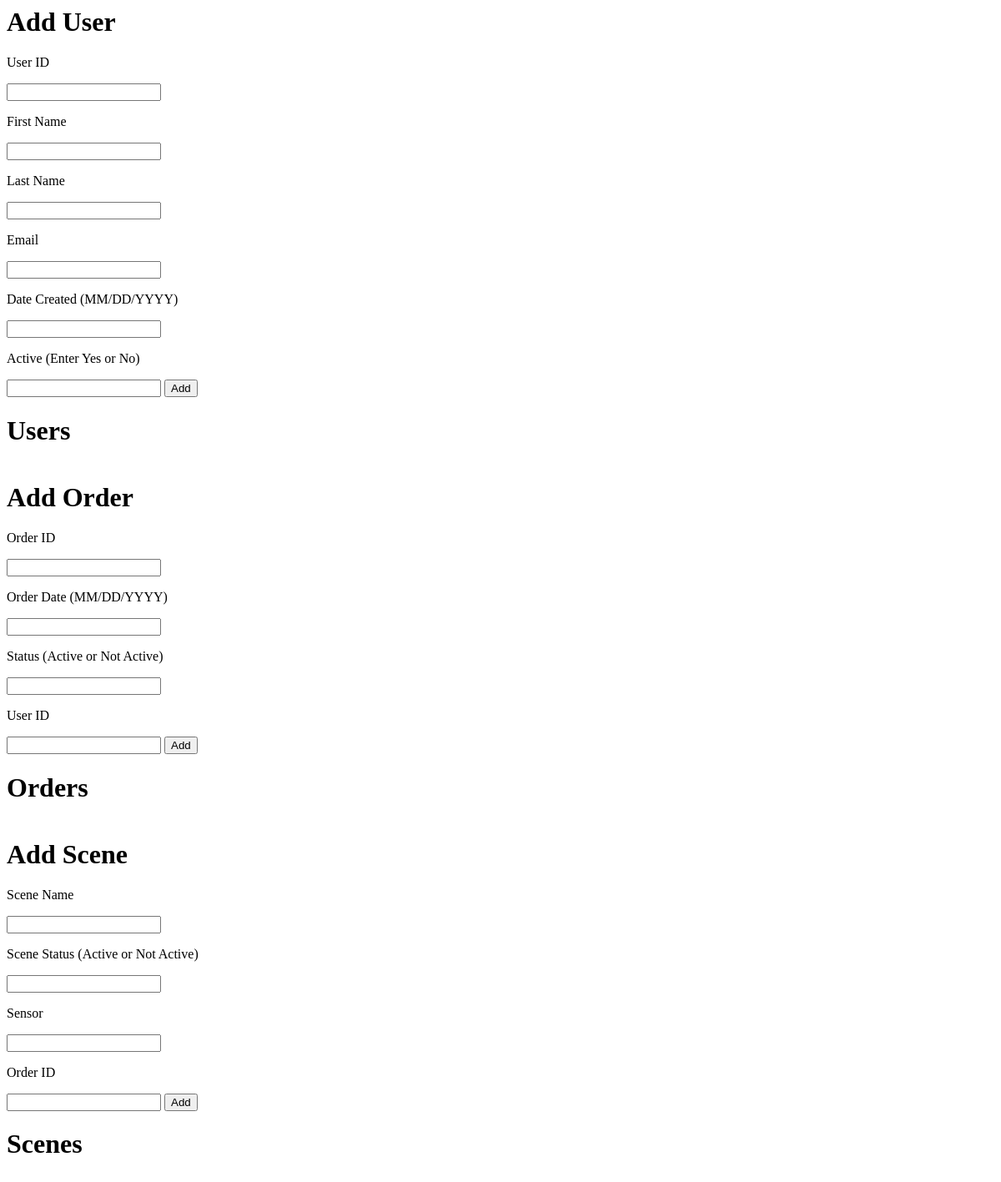
Before: /scene with the older database file.
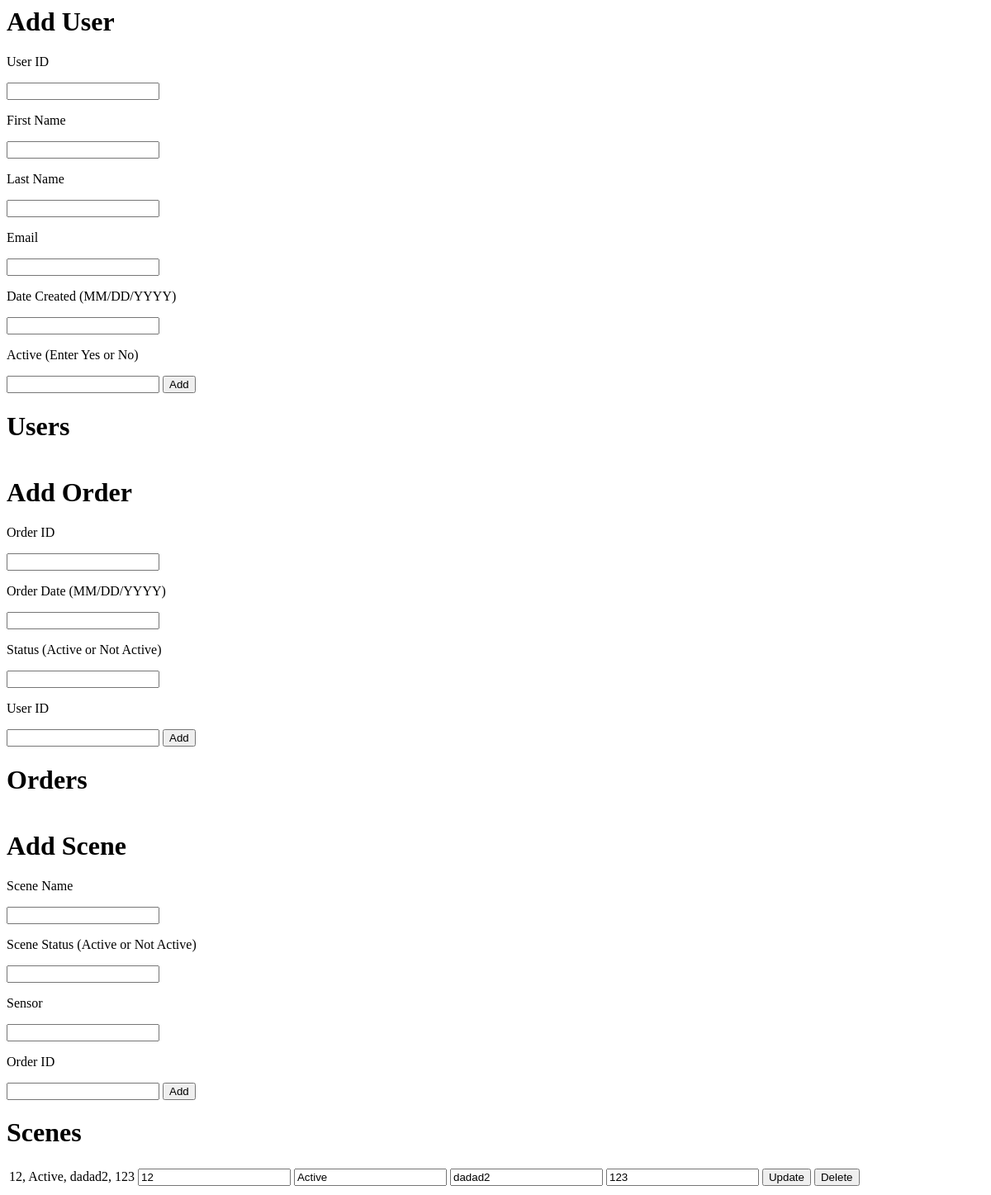
After: the same page with the newer database file.
### manager.py (models this page shows)
class Scenes(db.Model):
    scene_name = db.Column(db.String(100), unique = True, primary_key = True)
    scene_status = db.Column(db.String(20), unique = False, nullable = False)
    sensor = db.Column(db.String(100), unique = False, nullable = False)
    orderid = db.Column(db.Integer, db.ForeignKey('orders.orderid'), nullable = False)

### manager.py (the view, shortened to what this page needs)
@app.route('/scene', methods=["GET", "POST"])
def scene():
    scenes = None
    scenes = Scenes.query.all()
    return render_template("home.html", scenes=scenes)

### templates/home.html (shortened to what this page needs)
<html>
  <body>
    <h1>Add User</h1>
    <form method="POST" action="/">
      <p> User ID</p>
      <input type="text" name="userid">
      <p> First Name</p>
      <input type="text" name="first_name">
      <p> Last Name</p>
      <input type="text" name="last_name">
      <p> Email</p>
      <input type="text" name="email">
      <p> Date Created (MM/DD/YYYY) </p>
      <input type="text" name="date_created">
      <p> Active (Enter Yes or No)</p>
      <input type="text" name="active">
      <input type="submit" value="Add">
    </form>
    <h1>Users</h1>
  </body>
  <body>
    <h1>Add Order</h1>
    <form method="POST" action="/order">
      <p> Order ID</p>
      <input type="text" name="orderid">
      <p> Order Date (MM/DD/YYYY)</p>
      <input type="text" name="order_date">
      <p> Status (Active or Not Active)</p>
      <input type="text" name="status">
      <p> User ID</p>
      <input type="text" name="userid">
      <input type="submit" value="Add">
    </form>
    <h1>Orders</h1>
  </body>
  <body>
    <h1>Add Scene</h1>
    <form method="POST" action="/scene">
      <p> Scene Name</p>
      <input type="text" name="scene_name">
      <p> Scene Status (Active or Not Active)</p>
      <input type="text" name="scene_status">
      <p> Sensor</p>
      <input type="text" name="sensor">
      <p> Order ID</p>
      <input type="text" name="orderid">
      <input type="submit" value="Add">
    </form>
    <h1>Scenes</h1>
    <table>
      {% for scene in scenes %}
        <tr>
          <td>
            {{scene.scene_name}},
            {{scene.scene_status}},
            {{scene.sensor}},
            {{scene.orderid}}
          </td>
          <td>
            <form method="POST" action="./updatescene" style="display: inline">
              <input type="text" value="{{scene.scene_name}}" name="newscenename">
              <input type="text" value="{{scene.scene_status}}" name="newscenestatus">
              <input type="text" value="{{scene.sensor}}" name="newsensor">
              <input type="text" value="{{scene.orderid}}" name="neworder">
              <input type="submit" value="Update">
            </form>
          </td>
          <td>
            <form method="POST" action="./deletescene" style="display: inline">
              <input type="submit" value="Delete">
            </form>
          </td>
        </tr>
      {% endfor %}
    </table>
  </body>
</html>

Changed rows visible on the page:
added Scenes: scene_name "12", scene_status "Active", sensor "dadad2", orderid "123", newscenename "12", newscenestatus "Active", newsensor "dadad2", neworder "123"
